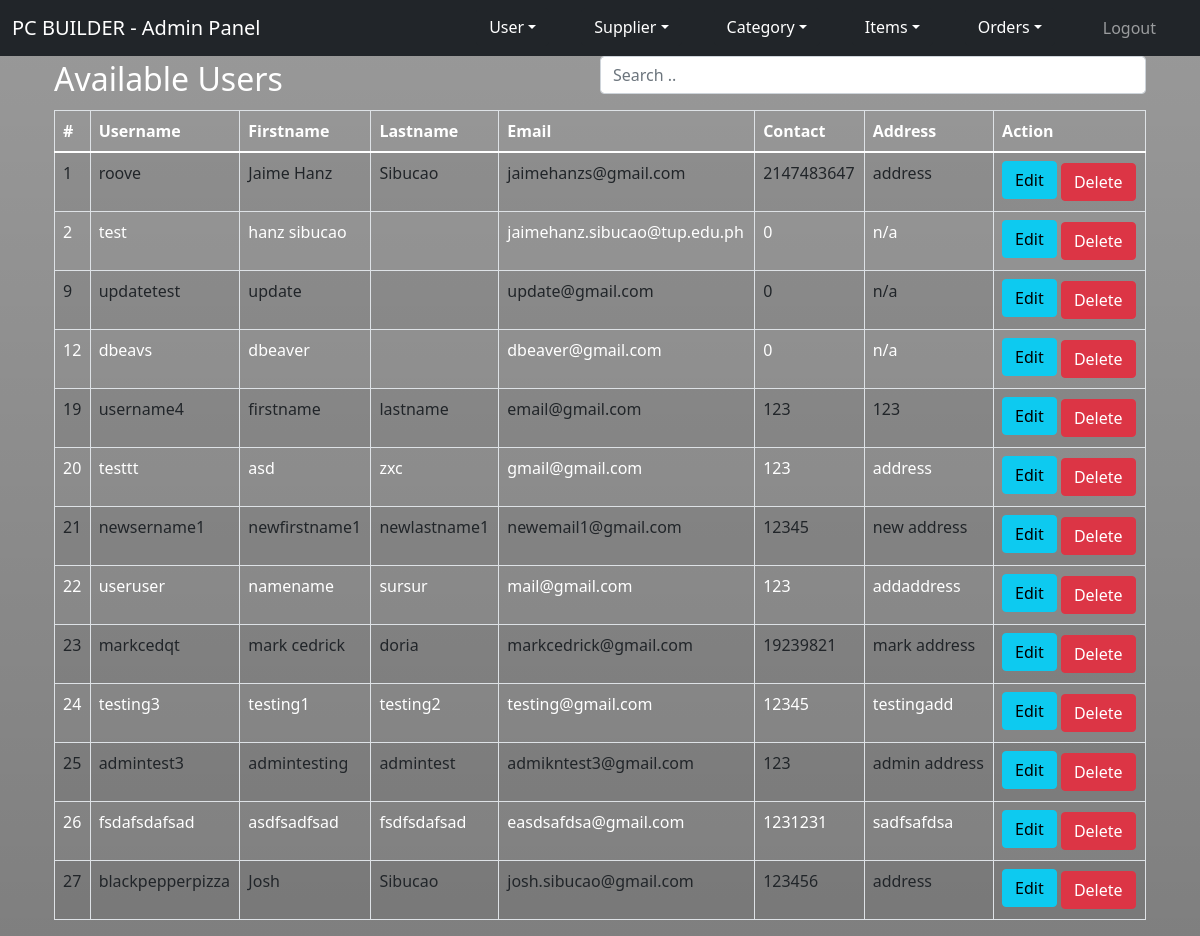
The app's page /index.php/admin/manageuser, older data.
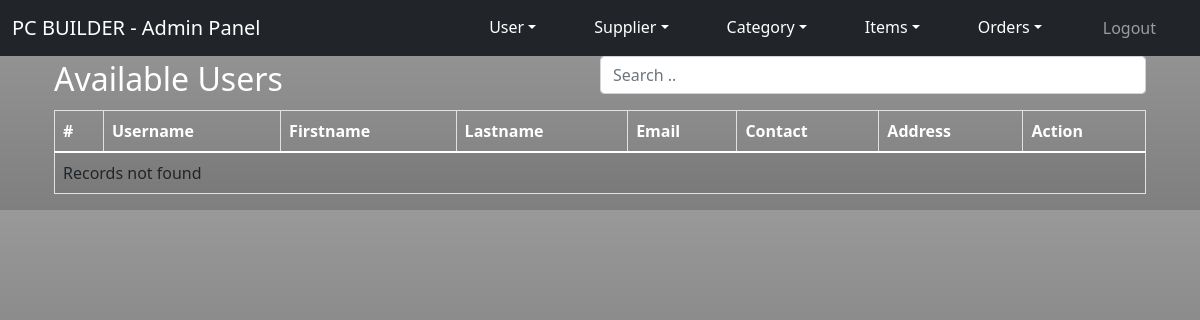
The same page, newer data.
### tables this page shows
CREATE TABLE `users` (
  `usersId` int(11) NOT NULL,
  `firstName` varchar(256) NOT NULL,
  `usersEmail` varchar(128) NOT NULL,
  `usersUid` varchar(128) NOT NULL,
  `usersPwd` varchar(128) NOT NULL,
  `phone` int(64) NOT NULL,
  `address` varchar(512) NOT NULL DEFAULT 'n/a',
  `usertype` enum('Buyer','Seller','Buyer/Seller') NOT NULL,
  `lastName` varchar(256) NOT NULL,
  `stat` enum('Active','Inactive') DEFAULT NULL,
  `pwdRepeat` varchar(256) NOT NULL,
  `terms` enum('Agree') NOT NULL,
  `file_name` varchar(256) NOT NULL
);

### application/controllers/Admin.php (called while the page is built, shortened)
<?php
class Admin extends CI_Controller
{
    public function manageuser() {
        $this->load->model('User_model');
        $users = $this->User_model->getUsers();
        $user_data['users'] = $users;
        $this->load->view('admin/user/list', $user_data);
    }
}

### index.php (called while the page is built, shortened)
<?php
require_once BASEPATH.'core/CodeIgniter.php';

### application/models/User_model.php (called while the page is built, shortened)
<?php
class User_model extends CI_Model {
    private $table = "users";
    public function getUsers($usersId = null){
        $query = $this->db->get($this->table);
        return $query->result_array();
    }
}

### application/views/admin/user/list.php (the view, shortened to what this page needs)
<div class="container">
    <div class="container shadow-container">
        <div class="d-flex justify-content-between align-items-center">
            <div class="btn-group">
                <h2>Available Users</h2>
            </div>
            <input class="form-control mb-3" id="myInput" type="text" placeholder="Search .." style="width:50%;">
        </div>
        <div class="table-responsive-sm">
            <table class="table table-bordered table-striped table-hover table-responsive">
                <thead>
                    <tr>
                        <th>#</th>
                        <th>Username</th>
                        <th>Firstname</th>
                        <th>Lastname</th>
                        <th>Email</th>
                        <th>Contact</th>
                        <th>Address</th>
                        <th>Action</th>
                    </tr>
                </thead>
                <tbody id="myTable">
                    <?php if(!empty($users)) {?>
                    <?php foreach($users as $user) { ?>
                    <tr>
                        <td><?php echo $user['usersId']; ?></td>
                        <td><?php echo $user['usersUid']; ?></td>
                        <td><?php echo $user['firstName']; ?></td>
                        <td><?php echo $user['lastName']; ?></td>
                        <td><?php echo $user['usersEmail']; ?></td>
                        <td><?php echo $user['phone']; ?></td>
                        <td><?php echo $user['address']; ?></td>
                        <td>
                            <a href="<?php echo base_url().'admin/updateUser/'.$user['usersId'];?>"
                                class="btn btn-info mb-1">Edit</a>
                            <a href="<?php echo base_url().'admin/deleteUser/'.$user['usersId'];?>"
                                class="btn btn-danger">Delete</a>
                        </td>
                    </tr>
                    <?php } ?>
                    <?php } else {?>
                    <tr>
                        <td colspan="8">Records not found</td>
                    </tr>
                    <?php }?>
                </tbody>
            </table>
        </div>
    </div>
</div>

Row changes from the older to the newer data that the page shows:
removed users: usersId "1", usersUid "roove", firstName "Jaime Hanz", lastName "Sibucao", usersEmail "jaimehanzs@gmail.com", phone "2147483647", address "address"
removed users: usersId "2", usersUid "test", firstName "hanz sibucao", usersEmail "jaimehanz.sibucao@tup.edu.ph", phone "0", address "n/a"
removed users: usersId "9", usersUid "updatetest", firstName "update", usersEmail "update@gmail.com", phone "0", address "n/a"
removed users: usersId "12", usersUid "dbeavs", firstName "dbeaver", usersEmail "dbeaver@gmail.com", phone "0", address "n/a"
removed users: usersId "19", usersUid "username4", firstName "firstname", lastName "lastname", usersEmail "email@gmail.com", phone "123", address "123"
removed users: usersId "20", usersUid "testtt", firstName "asd", lastName "zxc", usersEmail "gmail@gmail.com", phone "123", address "address"
removed users: usersId "21", usersUid "newsername1", firstName "newfirstname1", lastName "newlastname1", usersEmail "newemail1@gmail.com", phone "12345", address "new address"
removed users: usersId "22", usersUid "useruser", firstName "namename", lastName "sursur", usersEmail "mail@gmail.com", phone "123", address "addaddress"
removed users: usersId "23", usersUid "markcedqt", firstName "mark cedrick", lastName "doria", usersEmail "markcedrick@gmail.com", phone "19239821", address "mark address"
removed users: usersId "24", usersUid "testing3", firstName "testing1", lastName "testing2", usersEmail "testing@gmail.com", phone "12345", address "testingadd"
removed users: usersId "25", usersUid "admintest3", firstName "admintesting", lastName "admintest", usersEmail "admikntest3@gmail.com", phone "123", address "admin address"
removed users: usersId "26", usersUid "fsdafsdafsad", firstName "asdfsadfsad", lastName "fsdfsdafsad", usersEmail "easdsafdsa@gmail.com", phone "1231231", address "sadfsafdsa"
removed users: usersId "27", usersUid "blackpepperpizza", firstName "Josh", lastName "Sibucao", usersEmail "josh.sibucao@gmail.com", phone "123456", address "address"
Text that changed along with them:
text now shown: "Records not found"
